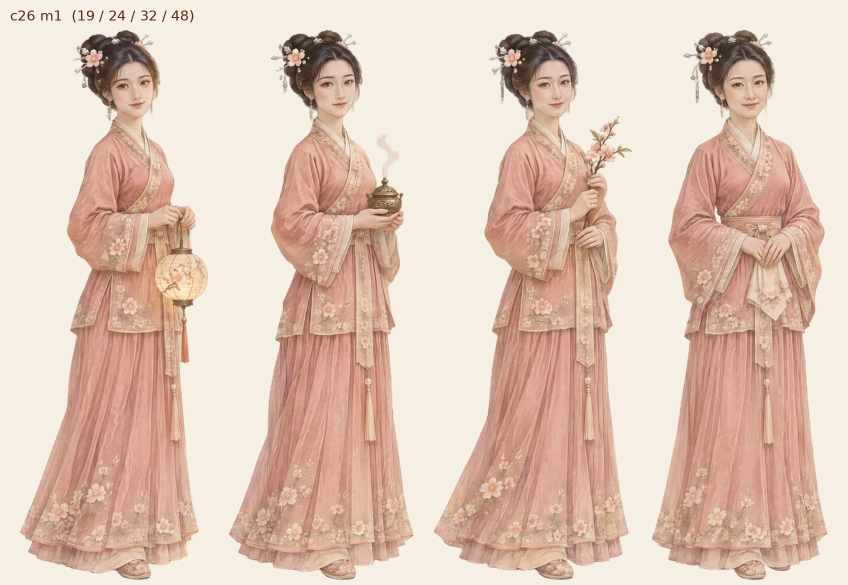
#> input picture dev/figwork/maidB/preview/B-c26-m1.jpg, 1695 x 1170 px (shown at 1/2 size); its folder holds only this picture in this run
$ python mole_scan.py preview/B-c26-m1.jpg
#> lines starting #> are read from the running program, lines starting #| are printed output that depends on the picture; after the words box and inside, x2 and y2 are one past the last pixel; in counts of white or black regions, pixels touching at a corner belong together
### dev/figwork/porcrop.py
#!/usr/bin/env python3
"""porcrop.py — make the portrait crop (por-*.webp, 384x506) from a full-body figure (fig-*.webp).

Face-centred: OpenCV haar face (+eyes) detection on the head area of the figure, with an
alpha-silhouette fallback. Eyes land at ~40% from the top, face centred horizontally,
head + shoulders/upper chest visible, face never touching the edge.

  python3 dev/figwork/porcrop.py img/fig-consort-c01-t1-a18.webp            # writes img/por-consort-c01-t1-a18.webp
  python3 dev/figwork/porcrop.py --out /tmp/p img/fig-*.webp                 # write elsewhere
  python3 dev/figwork/porcrop.py --src-scale 2.1 big_cut.png --name fig-...  # from a full-res cut
Needs: pip install "opencv-python-headless==4.10.0.84" (4.x ships the haar files; 5.x does not).
"""
import sys, os, io, argparse, json
import numpy as np
from PIL import Image

W_OUT, H_OUT = 384, 506
EYE_Y = 0.40          # eye line, fraction of the frame height from the top
FACE_W = 0.36         # face width as fraction of the frame width (=> frame ~2.8 face widths)

_cv = None
def cv():
    global _cv
    if _cv is None:
        import cv2
        d = cv2.data.haarcascades
        _cv = (cv2, cv2.CascadeClassifier(d + "haarcascade_frontalface_alt2.xml"),
               cv2.CascadeClassifier(d + "haarcascade_frontalface_default.xml"),
               cv2.CascadeClassifier(d + "haarcascade_eye.xml"))
    return _cv

def silhouette_head(a):
    """head centre x and top y from alpha (fallback)"""
    h, w = a.shape
    rows = np.nonzero((a > 128).sum(1) > 2)[0]
    top = rows[0] if len(rows) else 0
    xs = []
    for y in range(int(top + h * 0.03), int(top + h * 0.11), 2):
        r = np.nonzero(a[y] > 128)[0]
        if len(r): xs.append((r[0] + r[-1]) / 2)
    cx = float(np.median(xs)) if xs else w / 2
    return cx, top

def find_face(im):
    """returns (cx, eye_y, face_w, how) in figure pixels"""
    A = np.asarray(im.convert("RGBA"))
    a = A[..., 3]; h, w = a.shape
    cx0, top = silhouette_head(a)
    # composite on mid-grey, search the head band only
    rgb = A[..., :3].astype(np.float32); al = a[..., None] / 255.0
    comp = (rgb * al + 128 * (1 - al)).astype(np.uint8)
    y1 = min(h, int(top + h * (0.30 if h / max(w, 1) < 2.6 else 0.22)))
    band = comp[top:y1]
    cv2, f1, f2, eye = cv()
    s = 360.0 / max(1, band.shape[1]) if band.shape[1] < 360 else 1.0
    g = cv2.cvtColor(band, cv2.COLOR_RGB2GRAY)
    if s != 1.0: g = cv2.resize(g, None, fx=s, fy=s, interpolation=cv2.INTER_CUBIC)
    g = cv2.equalizeHist(g)
    minf = int(g.shape[1] * 0.10)
    faces = []
    for det in (f1, f2):
        r = det.detectMultiScale(g, scaleFactor=1.05, minNeighbors=4, minSize=(minf, minf))
        if len(r): faces = list(r); break
    if faces:
        # prefer big faces near the silhouette head centre
        def rank(f):
            x, y, fw, fh = f
            return fw - 0.6 * abs((x + fw / 2) / s - cx0)
        x, y, fw, fh = max(faces, key=rank)
        fx, fy, fW, fH = x / s, y / s + top, fw / s, fh / s
        # eyes inside the upper part of the face box
        roi = g[y:y + int(fh * 0.6), x:x + fw]
        es = eye.detectMultiScale(roi, scaleFactor=1.05, minNeighbors=5, minSize=(max(4, fw // 8),) * 2)
        es = [e for e in es if e[1] + e[3] / 2 < fh * 0.6 and e[2] < fw * 0.45]
        if len(es) >= 2:
            es = sorted(es, key=lambda e: -e[2])[:2]
            ey = np.mean([e[1] + e[3] / 2 for e in es]) / s + fy
            ex = np.mean([e[0] + e[2] / 2 for e in es]) / s + fx
            return float(ex), float(ey), float(fW), "eyes"
        return float(fx + fW / 2), float(fy + fH * 0.45), float(fW), "face"
    # fallback: typical head proportions from the silhouette
    ws = []
    for y in range(int(top + h * 0.02), int(top + h * 0.16), 2):
        r = np.nonzero(a[y] > 128)[0]
        if len(r): ws.append(r[-1] - r[0])
    hw = float(np.percentile(ws, 85)) if ws else h * 0.1      # head (+hair) width
    fW = hw * 0.62
    return float(cx0), float(top + hw * 0.90), float(fW), "sil"

# [38 lines left out: functions crop, save_webp, make, not called in this run]

# [11 lines that do not run on import are left out]

### dev/figwork/maidB/mole_scan.py
# mole.py [--fix] [--dbg out.jpg] FIG... : find small dark round spots (moles) on the cheeks (below eyes, beside nose) and, with --fix, retouch them with ring-median skin.
import sys,os
sys.path.insert(0,os.path.dirname(os.path.abspath(__file__))+"/cf")
import numpy as np, cv2
from PIL import Image
from porcrop import find_face
args=sys.argv[1:]; fix="--fix" in args; dbg=None
if "--dbg" in args: i=args.index("--dbg"); dbg=args[i+1]; del args[i:i+2]
args=[a for a in args if a!="--fix"]; tiles=[]
for f in args:
    im=Image.open(f).convert("RGBA"); A=np.array(im).astype(float)
    cx,ey,fw,how=find_face(im)
#> in find_face, `a = A[..., 3]`: a: shape (1170, 1695); every value is 255
#> in silhouette_head, `rows = np.nonzero((a > 128).sum(1) > 2)[0]`: rows = 1170 values from 0 to 1169
#> in silhouette_head, `top = rows[0] if len(rows) else 0`: top = 0
#> after the loop in silhouette_head, `for y in range(int(top + h * 0.03), int(top + h * 0.11), 2):`: xs = 47 values from 847 to 847
#> in silhouette_head, `cx = float(np.median(xs)) if xs else w / 2`: cx = 847
#> in find_face, `cx0, top = silhouette_head(a)`: top = 0
#> in find_face, `al = a[..., None] / 255.0`: al: shape (1170, 1695, 1) float64; every value is 1
#> in find_face, comp is the input picture: shape (1170, 1695, 3); mean R, G, B 223.9, 198.6, 183.1
#> in find_face, `y1 = min(h, int(top + h * (0.30 if h / max(w, 1) < 2.6 else 0.22)))`: y1 = 351
#> in find_face, `band = comp[top:y1]`:
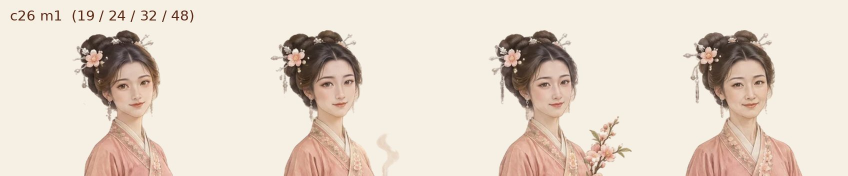
#> band: shape (351, 1695, 3) (shown at 1/2 size); mean R, G, B 227.9, 215.1, 201.9
#> in find_face, `g = cv2.equalizeHist(g)`:
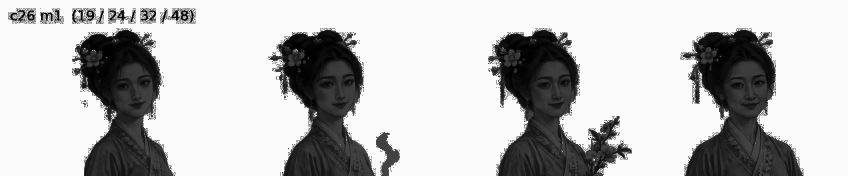
#> g: shape (351, 1695) (shown at 1/2 size); min 0, max 255, mean 189.3
#> after the loop in find_face, `for y in range(int(top + h * 0.02), int(top + h * 0.16), 2):`: ws = 82 values from 1694 to 1694
#> in find_face, `hw = float(np.percentile(ws, 85)) if ws else h * 0.1`: hw = 1694
#> in find_face, `fW = hw * 0.62`: fW = 1050.3
#> cx = 847; ey = 1524.6; fw = 1050.3; how = 'sil'
    x0,x1=int(cx-0.6*fw),int(cx+0.6*fw); y0,y1=int(ey-0.75*fw),int(ey+0.95*fw)
#> after `x0, x1 = (int(cx - 0.6 * fw), int(cx + 0.6 * fw))`: x0 = 216; x1 = 1477
#> after `y0, y1 = (int(ey - 0.75 * fw), int(ey + 0.95 * fw))`: y0 = 736; y1 = 2522
    sub=A[y0:y1,x0:x1,:3].astype(np.uint8); g=cv2.cvtColor(sub,cv2.COLOR_RGB2GRAY)
#> after `sub = A[y0:y1, x0:x1, :3].astype(np.uint8)`:
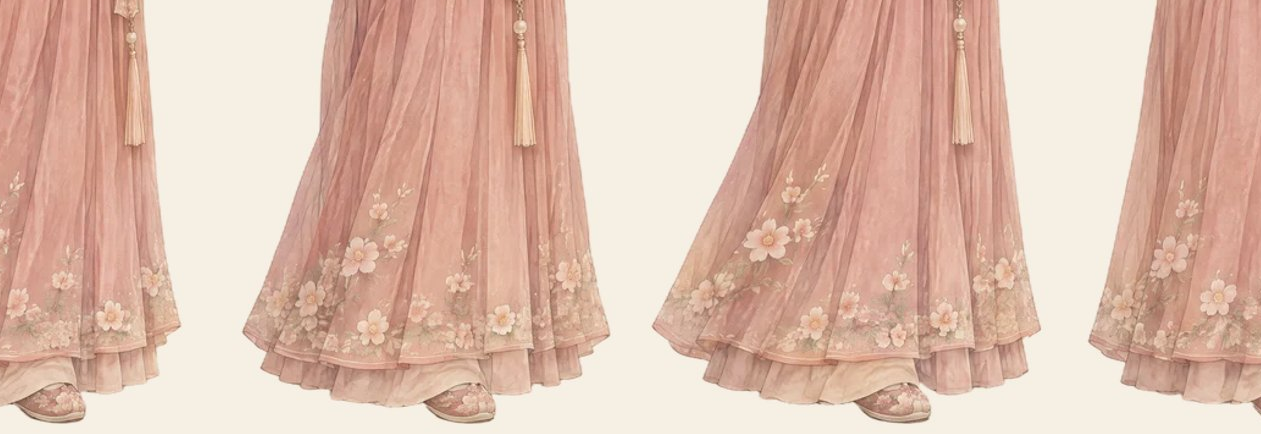
#> sub: shape (434, 1261, 3); mean R, G, B 222, 189.2, 172.9
#> after `g = cv2.cvtColor(sub, cv2.COLOR_RGB2GRAY)`:
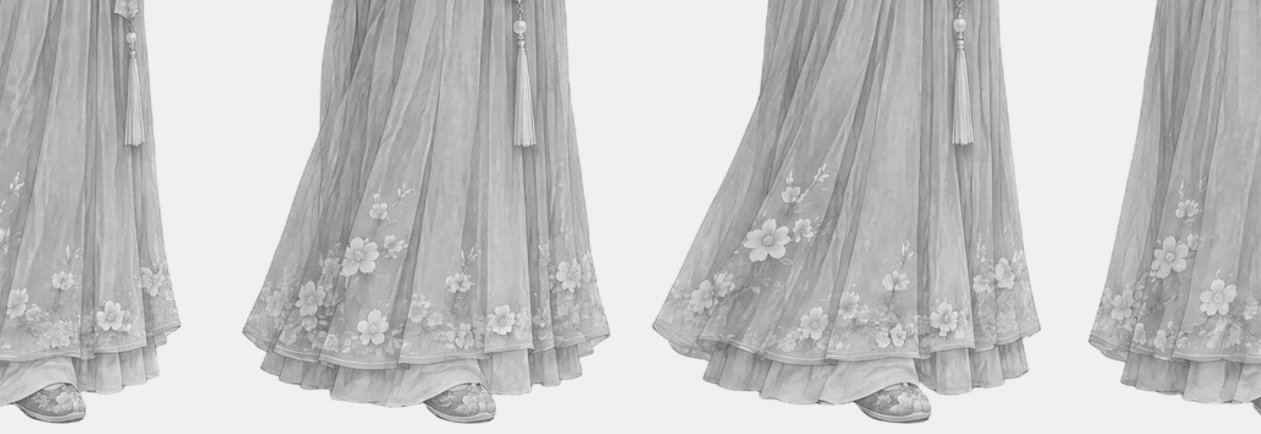
#> g: shape (434, 1261); min 67, max 252, mean 197.1
    k=int(fw*0.12)|1; bg=cv2.medianBlur(g,k); d=bg.astype(int)-g.astype(int)
#> after `k = int(fw * 0.12) | 1`: k = 127
#> after `d = bg.astype(int) - g.astype(int)`:
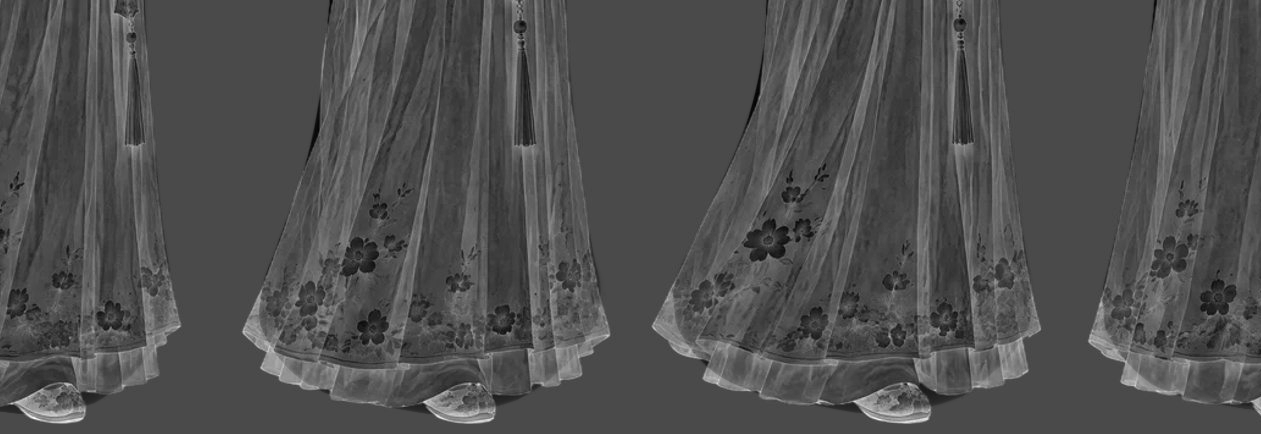
#> d: shape (434, 1261) int64; min -66, max 161, mean 5.2; drawn with min black and max white
    m=((d>16)&(A[y0:y1,x0:x1,3]>250)).astype(np.uint8)
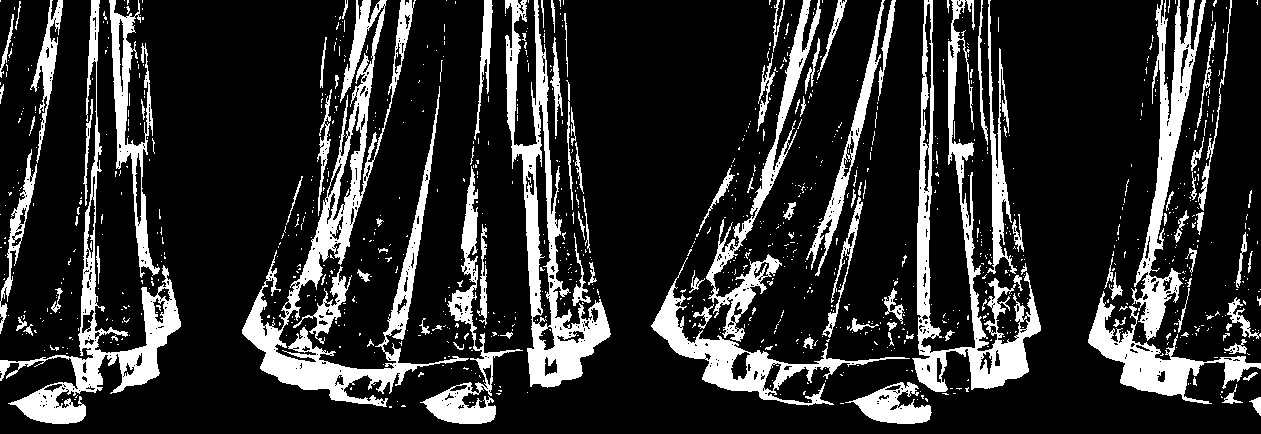
#> m: shape (434, 1261); values 0 (black) and 1 (white), 18.1% white; 1061 white regions (941 under 20 px), largest, box (x1, y1, x2, y2) and area: (242, 0, 469, 407) 15064, (912, 0, 1041, 392) 10580, (505, 0, 611, 388) 9842
    n,lab,st,cen=cv2.connectedComponentsWithStats(m)
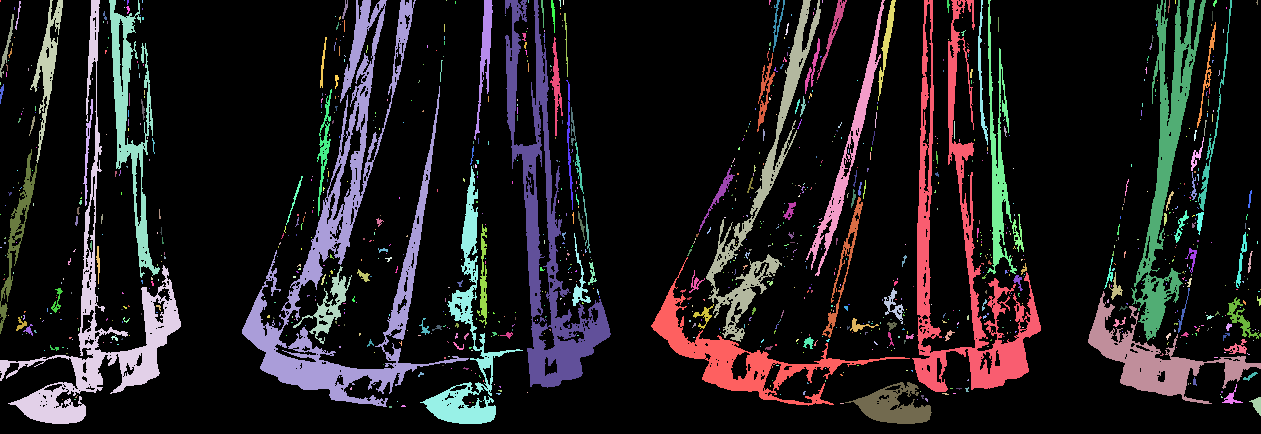
#> lab: shape (434, 1261) int32; 1062 distinct labels, from 0 to 1061; one colour per label, 0 black
#> n = 1062; st = 1062 rows, first 6: [0, 0, 1261, 434, 448016], [0, 0, 1, 2, 2], [15, 1, 6, 29, 45], [30, 0, 33, 163, 1360], [0, 0, 181, 424, 8760], [109, 0, 51, 278, 3765]; cen = 1062 pairs, first value 0 to 1260, second value 0 to 406.5
    found=[]
    for j in range(1,n):
        x,y,w,h,ar=st[j]; px,py=cen[j]
        rad=max(w,h)/2; rx=(px+x0-cx)/fw; ry=(py+y0-ey)/fw
        if not (fw*0.006<=rad<=fw*0.05): continue
        if ar<0.45*w*h or max(w,h)>2.2*min(w,h): continue
        if abs(rx)<0.13 and ry<0.62: continue      # nose
        if abs(rx)<0.30 and ry>0.55: continue      # mouth/lips
        if abs(rx)>0.48: continue                  # face edge / hair / earrings
        # skin around must be light
        R=int(max(4,3.5*rad)); yy0,xx0=int(py)-R,int(px)-R
        nb=g[max(0,yy0):int(py)+R+1,max(0,xx0):int(px)+R+1].astype(float)
        al=A[y0+max(0,yy0):y0+int(py)+R+1,x0+max(0,xx0):x0+int(px)+R+1,3]
        Y,X=np.mgrid[0:nb.shape[0],0:nb.shape[1]]; dd=np.hypot(Y+max(0,yy0)-py,X+max(0,xx0)-px)
        outer=nb[(dd>1.8*rad+1)]
        if al.min()<250 or np.median(outer)<150 or outer.min()<np.median(outer)-50 or outer.std()>22: continue
        found.append((int(px+x0),int(py+y0),max(3,int(rad*1.4)),round(rx,2),round(ry,2),int(d[int(py),int(px)])))
#> this loop made 1061 passes
#> (x, y, w, h, ar, px, py, rad) on passes 1 to 3: (0, 0, 1, 2, 2, 0, 0.5, 1), (15, 1, 6, 29, 45, 17.73, 14.6, 14.5), (30, 0, 33, 163, 1360, 47.23, 64.33, 81.5)
#> after the loop, found = []
    found=[c for c in found if ((-0.52<=abs(c[3])*-1<=-0.12 and 0.0<=c[4]<=0.6) or (abs(c[3])<=0.45 and -0.65<=c[4]<=-0.25)) and c[5]>=22]
    found=sorted(found,key=lambda c:-c[5])[:1]
    print(os.path.basename(f),how,int(fw),found)
#| B-c26-m1.jpg sil 1050 []
    if fix and found:
        for (x,y,r,*_) in found:
            yy,xx=np.mgrid[-3*r:3*r+1,-3*r:3*r+1]; dd=np.hypot(xx,yy); ring=(dd>1.6*r)&(dd<2.6*r)
            P=A[y-3*r:y+3*r+1,x-3*r:x+3*r+1,:3]; med=np.median(P[ring],axis=0)
            w=np.clip((1.7*r-dd)/(0.7*r),0,1)[...,None]; A[y-3*r:y+3*r+1,x-3*r:x+3*r+1,:3]=P*(1-w)+med*w
        Image.fromarray(A.astype(np.uint8)).save(f,lossless=False,quality=92) if f.endswith(".webp") else Image.fromarray(A.astype(np.uint8)).save(f)
    if dbg:
        T=Image.fromarray(np.array(im)[max(0,int(ey-0.5*fw)):int(ey+1.0*fw),int(cx-0.7*fw):int(cx+0.7*fw)]).convert("RGB")
        from PIL import ImageDraw; D=ImageDraw.Draw(T); ox,oy=int(cx-0.7*fw),max(0,int(ey-0.5*fw))
        for (x,y,r,*_) in found: D.ellipse((x-ox-2*r,y-oy-2*r,x-ox+2*r,y-oy+2*r),outline=(255,0,0),width=2)
        T=T.resize((220,int(220*T.height/T.width))); tiles.append(T)
if dbg and tiles:
    S=Image.new("RGB",(220*min(8,len(tiles)),max(t.height for t in tiles)*((len(tiles)+7)//8)),"white")
    for i,t in enumerate(tiles): S.paste(t,((i%8)*220,(i//8)*t.height))
    S.save(dbg)
